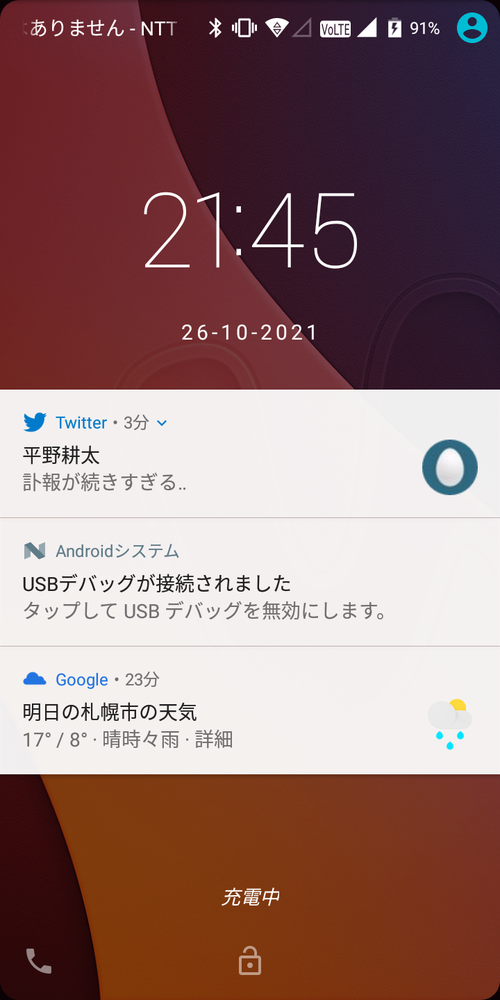
#> input picture cv2_test1/test2/image/power_on_screen2.png, 500 x 1000 px, shrunk from 720 x 1440 before the run
$ python matchtemplate_test1_2m.py
#> lines starting #> are read from the running program, lines starting #| are printed output that depends on the picture
# https://pystyle.info/opencv-template-matching/

import cv2
import numpy as np
from matplotlib import pyplot as plt


def main():
    path_base = 'image/power_on_screen2.png'
    path_temp = 'image/key_mark2.png'
    path_temp = 'image/template_comp_sample.png'
    path_temp = 'image/key_mark3.png'
    # 入力画像、テンプレート画像を読み込む。
    img_base = cv2.imread(path_base)  # 入力画像
#> img_base is the input picture: shape (1000, 500, 3); mean B, G, R 113.4, 114.8, 147.3
    img_temp = cv2.imread(path_temp)  # テンプレート画像
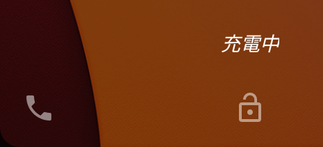
#> input picture cv2_test1/test2/image/key_mark3.png, 323 x 147 px, shrunk from 465 x 211 before the run
#> img_temp is the input picture: shape (147, 323, 3); mean B, G, R 14.6, 45.3, 106.7
    ret = match_template(img_base,img_temp)
    print('ret=' + str(ret))
    print('len(ret)=' + str(len(ret)))

def match_template(img_base,img_temp):
    try:
        # テンプレートマッチングを行う。
        result = cv2.matchTemplate(
            img_base, img_temp, cv2.TM_CCOEFF_NORMED
        )
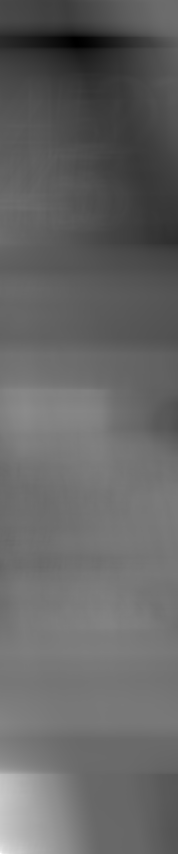
#> result: shape (854, 178) float32; min -0.701, max 0.99, mean -0.0254; drawn with min black and max white
        return result
    except:
        import traceback
        traceback.print_exc()
        return None

if __name__ == '__main__':
    main()
#> (printed output is left out)
#| len(ret)=854
